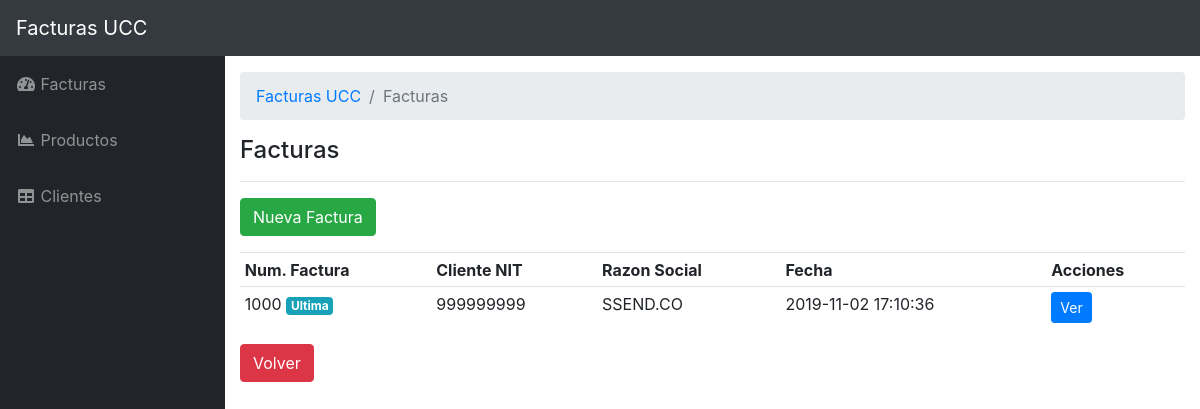
The page /facturas/index.php on the database as committed earlier.
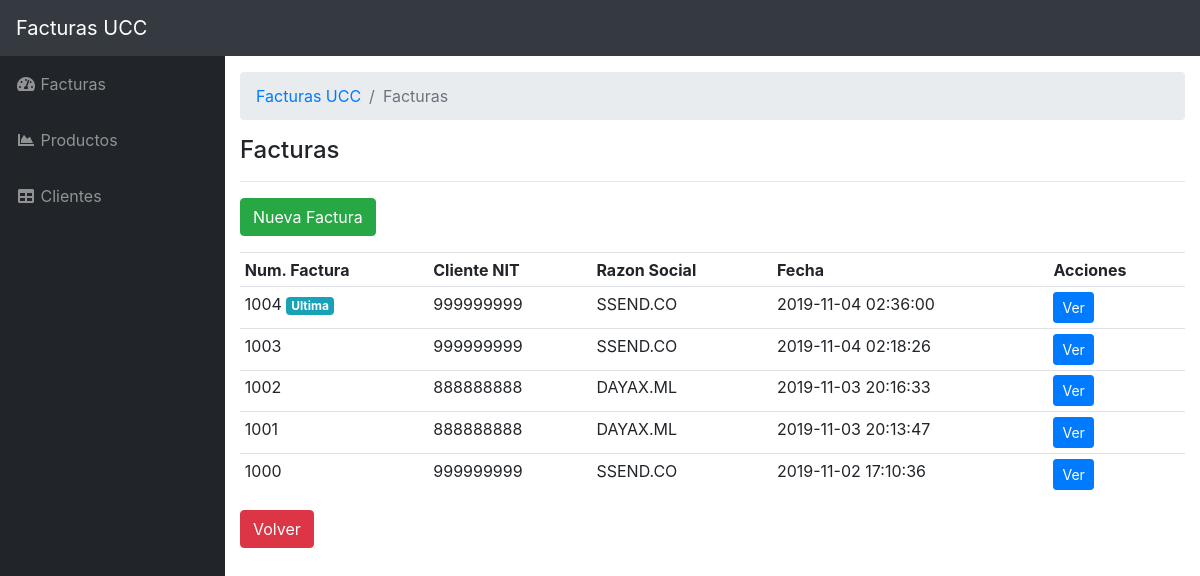
The same page on the database as committed later.
### tables this page shows
CREATE TABLE `facturas` (
  `id_factura` int(11) NOT NULL,
  `cliente_id` int(11) NOT NULL,
  `fecha` datetime NOT NULL
);

CREATE TABLE `clientes` (
  `id_cliente` int(11) NOT NULL,
  `razon_social` varchar(255) NOT NULL,
  `nit` varchar(255) NOT NULL
);

### facturas/index.php (the view, shortened to what this page needs)
<?php
$servername = "localhost";
$username = "root";
$password = "";
$dbname = "formularios-factura";
$conn = new mysqli($servername, $username, $password, $dbname);
$sql = "SELECT * FROM `facturas` INNER JOIN clientes ON clientes.id_cliente = facturas.cliente_id ORDER BY `facturas`.`fecha` DESC";
$result = $conn->query($sql);
if ($result->num_rows > 0) {
    $facturas = $result->fetch_all(MYSQLI_ASSOC);
} else {
    $facturas = null;
}
?>
<?php require_once '../sitio/cabecera.php' ?>
<ol class="breadcrumb">
    <li class="breadcrumb-item">
        <a href="<?php echo BASE_URL_ ?>">Facturas UCC</a>
    </li>
    <li class="breadcrumb-item active">Facturas</li>
</ol>
<h4>Facturas</h4>
<hr>
<div class="row mb-3">
    <div class="col-md-12">
        <a class="btn btn-success" href="crear.php">Nueva Factura</a>
    </div>
</div>
<div class="row">
    <div class="col-md-12">
        <?php if (empty($facturas)) : ?>
            <p>Aún no hay facturas registradas.</p>
        <?php else : ?>
            <table class="table table-sm">
                <tr>
                    <th>Num. Factura</th>
                    <th>Cliente NIT</th>
                    <th>Razon Social</th>
                    <th>Fecha</th>
                    <th>Acciones</th>
                </tr>
                <?php foreach ($facturas as $key => $factura) : ?>
                    <tr>
                        <td><?php echo $factura['id_factura'] ?> <?php echo ($key == 0) ? '<span class="badge badge-info">Ultima</span>' : '' ?></td>
                        <td><?php echo $factura['nit'] ?></td>
                        <td><?php echo $factura['razon_social'] ?></td>
                        <td><?php echo $factura['fecha'] ?></td>
                        <td>
                            <a target="blank" class="btn btn-sm btn-primary " href="ver.php?id=<?php echo $factura['id_factura'] ?>">Ver</a>
                        </td>
                    </tr>
                <?php endforeach; ?>
            </table>
        <?php endif; ?>
    </div>
</div>
<div class="row mb-3">
    <div class="col-md-12">
        <a href="<?php echo BASE_URL_ ?>" class="btn btn-danger">Volver</button></a>
    </div>
</div>
<?php require_once '../sitio/pie.php' ?>

### sitio/cabecera.php (shortened to what this page needs)
<!DOCTYPE html>
<html lang="es">
<head>
    <link href="<?php echo BASE_URL_ ?>assets/sb-admin/vendor/fontawesome-free/css/all.min.css" rel="stylesheet" type="text/css">
    <link href="<?php echo BASE_URL_ ?>assets/sb-admin/vendor/datatables/dataTables.bootstrap4.css" rel="stylesheet">
    <link href="<?php echo BASE_URL_ ?>assets/sb-admin/css/sb-admin.css" rel="stylesheet">
</head>
<body id="page-top">
    <nav class="navbar navbar-expand navbar-dark bg-dark static-top">
        <a class="navbar-brand mr-1" href="<?php echo BASE_URL_ ?>">Facturas UCC</a>
    </nav>
    <div id="wrapper">
        <?php include_once 'menu.php'; ?>
        <div id="content-wrapper">
            <div class="container-fluid">

### sitio/menu.php
<ul class="sidebar navbar-nav">
    <li class="nav-item">
        <a class="nav-link" href="<?php echo BASE_URL_ ?>facturas">
            <i class="fas fa-fw fa-tachometer-alt"></i>
            <span>Facturas</span>
        </a>
    </li>
    <li class="nav-item">
        <a class="nav-link" href="<?php echo BASE_URL_ ?>productos">
            <i class="fas fa-fw fa-chart-area"></i>
            <span>Productos</span></a>
    </li>
    <li class="nav-item">
        <a class="nav-link" href="<?php echo BASE_URL_ ?>clientes">
            <i class="fas fa-fw fa-table"></i>
            <span>Clientes</span></a>
    </li>
</ul>

### sitio/pie.php (shortened to what this page needs)
            </div>
        </div>
    </div>
</body>
</html>

Rows that differ between the two databases and show on the page:
added facturas: id_factura "1004", shows "Ultima", cliente.nit "999999999", cliente.razon_social "SSEND.CO", fecha "2019-11-04 02:36:00"
added facturas: id_factura "1003", cliente.nit "999999999", cliente.razon_social "SSEND.CO", fecha "2019-11-04 02:18:26"
added facturas: id_factura "1002", cliente.nit "888888888", cliente.razon_social "DAYAX.ML", fecha "2019-11-03 20:16:33"
added facturas: id_factura "1001", cliente.nit "888888888", cliente.razon_social "DAYAX.ML", fecha "2019-11-03 20:13:47"
shown differently, row unchanged: facturas id 1000: no longer shows "Ultima"
